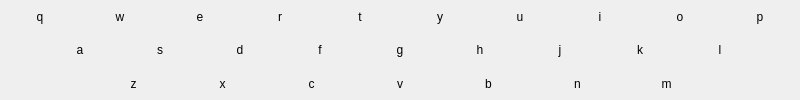
     <widget class="QWidget" name="alphaPage">
      <layout class="QVBoxLayout" name="verticalLayout_2">
       <property name="spacing">
        <number>0</number>
       </property>
       <property name="leftMargin">
        <number>0</number>
       </property>
       <property name="topMargin">
        <number>0</number>
       </property>
       <property name="rightMargin">
        <number>0</number>
       </property>
       <property name="bottomMargin">
        <number>0</number>
       </property>
       <item>
        <layout class="QHBoxLayout" name="horizontalLayout">
         <property name="spacing">
          <number>0</number>
         </property>
        </layout>
       </item>
       <item>
        <layout class="QHBoxLayout" name="horizontalLayout_2">
         <property name="spacing">
          <number>0</number>
         </property>
         <item>
          <widget class="QPushButton" name="qButton">
           <property name="sizePolicy">
            <sizepolicy hsizetype="Minimum" vsizetype="Preferred">
             <horstretch>0</horstretch>
             <verstretch>0</verstretch>
            </sizepolicy>
           </property>
           <property name="text">
            <string>q</string>
           </property>
           <property name="flat">
            <bool>true</bool>
           </property>
          </widget>
         </item>
         <item>
          <widget class="QPushButton" name="wButton">
           <property name="sizePolicy">
            <sizepolicy hsizetype="Minimum" vsizetype="Preferred">
             <horstretch>0</horstretch>
             <verstretch>0</verstretch>
            </sizepolicy>
           </property>
           <property name="text">
            <string>w</string>
           </property>
           <property name="flat">
            <bool>true</bool>
           </property>
          </widget>
         </item>
         <item>
          <widget class="QPushButton" name="eButton">
           <property name="sizePolicy">
            <sizepolicy hsizetype="Minimum" vsizetype="Preferred">
             <horstretch>0</horstretch>
             <verstretch>0</verstretch>
            </sizepolicy>
           </property>
           <property name="text">
            <string>e</string>
           </property>
           <property name="flat">
            <bool>true</bool>
           </property>
          </widget>
         </item>
         <item>
          <widget class="QPushButton" name="rButton">
           <property name="sizePolicy">
            <sizepolicy hsizetype="Minimum" vsizetype="Preferred">
             <horstretch>0</horstretch>
             <verstretch>0</verstretch>
            </sizepolicy>
           </property>
           <property name="text">
            <string>r</string>
           </property>
           <property name="flat">
            <bool>true</bool>
           </property>
          </widget>
         </item>
         <item>
          <widget class="QPushButton" name="tButton">
           <property name="sizePolicy">
            <sizepolicy hsizetype="Minimum" vsizetype="Preferred">
             <horstretch>0</horstretch>
             <verstretch>0</verstretch>
            </sizepolicy>
           </property>
           <property name="text">
            <string>t</string>
           </property>
           <property name="flat">
            <bool>true</bool>
           </property>
          </widget>
         </item>
         <item>
          <widget class="QPushButton" name="yButton">
           <property name="sizePolicy">
            <sizepolicy hsizetype="Minimum" vsizetype="Preferred">
             <horstretch>0</horstretch>
             <verstretch>0</verstretch>
            </sizepolicy>
           </property>
           <property name="text">
            <string>y</string>
           </property>
           <property name="flat">
            <bool>true</bool>
           </property>
          </widget>
         </item>
         <item>
          <widget class="QPushButton" name="uButton">
           <property name="sizePolicy">
            <sizepolicy hsizetype="Minimum" vsizetype="Preferred">
             <horstretch>0</horstretch>
             <verstretch>0</verstretch>
            </sizepolicy>
           </property>
           <property name="text">
            <string>u</string>
           </property>
           <property name="flat">
            <bool>true</bool>
           </property>
          </widget>
         </item>
         <item>
          <widget class="QPushButton" name="iButton">
           <property name="sizePolicy">
            <sizepolicy hsizetype="Minimum" vsizetype="Preferred">
             <horstretch>0</horstretch>
             <verstretch>0</verstretch>
            </sizepolicy>
           </property>
           <property name="text">
            <string>i</string>
           </property>
           <property name="flat">
            <bool>true</bool>
           </property>
          </widget>
         </item>
         <item>
          <widget class="QPushButton" name="oButton">
           <property name="sizePolicy">
            <sizepolicy hsizetype="Minimum" vsizetype="Preferred">
             <horstretch>0</horstretch>
             <verstretch>0</verstretch>
            </sizepolicy>
           </property>
           <property name="text">
            <string>o</string>
           </property>
           <property name="flat">
            <bool>true</bool>
           </property>
          </widget>
         </item>
         <item>
          <widget class="QPushButton" name="pButton">
           <property name="sizePolicy">
            <sizepolicy hsizetype="Minimum" vsizetype="Preferred">
             <horstretch>0</horstretch>
             <verstretch>0</verstretch>
            </sizepolicy>
           </property>
           <property name="text">
            <string>p</string>
           </property>
           <property name="flat">
            <bool>true</bool>
           </property>
          </widget>
         </item>
        </layout>
       </item>
       <item>
        <layout class="QHBoxLayout" name="horizontalLayout_3">
         <property name="spacing">
          <number>0</number>
         </property>
         <item>
          <spacer name="horizontalSpacer">
           <property name="orientation">
            <enum>Qt::Horizontal</enum>
           </property>
           <property name="sizeType">
            <enum>QSizePolicy::Fixed</enum>
           </property>
           <property name="sizeHint" stdset="0">
            <size>
             <width>40</width>
             <height>20</height>
            </size>
           </property>
          </spacer>
         </item>
         <item>
          <widget class="QPushButton" name="aButton">
           <property name="sizePolicy">
            <sizepolicy hsizetype="Minimum" vsizetype="Preferred">
             <horstretch>0</horstretch>
             <verstretch>0</verstretch>
            </sizepolicy>
           </property>
           <property name="text">
            <string>a</string>
           </property>
           <property name="flat">
            <bool>true</bool>
           </property>
          </widget>
         </item>
         <item>
          <widget class="QPushButton" name="sButton">
           <property name="sizePolicy">
            <sizepolicy hsizetype="Minimum" vsizetype="Preferred">
             <horstretch>0</horstretch>
             <verstretch>0</verstretch>
            </sizepolicy>
           </property>
           <property name="text">
            <string>s</string>
           </property>
           <property name="flat">
            <bool>true</bool>
           </property>
          </widget>
         </item>
         <item>
          <widget class="QPushButton" name="dButton">
           <property name="sizePolicy">
            <sizepolicy hsizetype="Minimum" vsizetype="Preferred">
             <horstretch>0</horstretch>
             <verstretch>0</verstretch>
            </sizepolicy>
           </property>
           <property name="text">
            <string>d</string>
           </property>
           <property name="flat">
            <bool>true</bool>
           </property>
          </widget>
         </item>
         <item>
          <widget class="QPushButton" name="fButton">
           <property name="sizePolicy">
            <sizepolicy hsizetype="Minimum" vsizetype="Preferred">
             <horstretch>0</horstretch>
             <verstretch>0</verstretch>
            </sizepolicy>
           </property>
           <property name="text">
            <string>f</string>
           </property>
           <property name="flat">
            <bool>true</bool>
           </property>
          </widget>
         </item>
         <item>
          <widget class="QPushButton" name="gButton">
           <property name="sizePolicy">
            <sizepolicy hsizetype="Minimum" vsizetype="Preferred">
             <horstretch>0</horstretch>
             <verstretch>0</verstretch>
            </sizepolicy>
           </property>
           <property name="text">
            <string>g</string>
           </property>
           <property name="flat">
            <bool>true</bool>
           </property>
          </widget>
         </item>
         <item>
          <widget class="QPushButton" name="hButton">
           <property name="sizePolicy">
            <sizepolicy hsizetype="Minimum" vsizetype="Preferred">
             <horstretch>0</horstretch>
             <verstretch>0</verstretch>
            </sizepolicy>
           </property>
           <property name="text">
            <string>h</string>
           </property>
           <property name="flat">
            <bool>true</bool>
           </property>
          </widget>
         </item>
         <item>
          <widget class="QPushButton" name="jButton">
           <property name="sizePolicy">
            <sizepolicy hsizetype="Minimum" vsizetype="Preferred">
             <horstretch>0</horstretch>
             <verstretch>0</verstretch>
            </sizepolicy>
           </property>
           <property name="text">
            <string>j</string>
           </property>
           <property name="flat">
            <bool>true</bool>
           </property>
          </widget>
         </item>
         <item>
          <widget class="QPushButton" name="kButton">
           <property name="sizePolicy">
            <sizepolicy hsizetype="Minimum" vsizetype="Preferred">
             <horstretch>0</horstretch>
             <verstretch>0</verstretch>
            </sizepolicy>
           </property>
           <property name="text">
            <string>k</string>
           </property>
           <property name="flat">
            <bool>true</bool>
           </property>
          </widget>
         </item>
         <item>
          <widget class="QPushButton" name="lButton">
           <property name="sizePolicy">
            <sizepolicy hsizetype="Minimum" vsizetype="Preferred">
             <horstretch>0</horstretch>
             <verstretch>0</verstretch>
            </sizepolicy>
           </property>
           <property name="text">
            <string>l</string>
           </property>
           <property name="flat">
            <bool>true</bool>
           </property>
          </widget>
         </item>
         <item>
          <spacer name="horizontalSpacer_2">
           <property name="orientation">
            <enum>Qt::Horizontal</enum>
           </property>
           <property name="sizeType">
            <enum>QSizePolicy::Fixed</enum>
           </property>
           <property name="sizeHint" stdset="0">
            <size>
             <width>40</width>
             <height>20</height>
            </size>
           </property>
          </spacer>
         </item>
        </layout>
       </item>
       <item>
        <layout class="QHBoxLayout" name="horizontalLayout_4">
         <property name="spacing">
          <number>0</number>
         </property>
         <item>
          <widget class="QPushButton" name="shift">
           <property name="sizePolicy">
            <sizepolicy hsizetype="Minimum" vsizetype="Preferred">
             <horstretch>0</horstretch>
             <verstretch>0</verstretch>
            </sizepolicy>
           </property>
           <property name="text">
            <string/>
           </property>
           <property name="icon">
            <iconset theme="input-caps-on">
             <normaloff>.</normaloff>.</iconset>
           </property>
           <property name="checkable">
            <bool>true</bool>
           </property>
           <property name="flat">
            <bool>true</bool>
           </property>
          </widget>
         </item>
         <item>
          <widget class="QPushButton" name="zButton">
           <property name="sizePolicy">
            <sizepolicy hsizetype="Minimum" vsizetype="Preferred">
             <horstretch>0</horstretch>
             <verstretch>0</verstretch>
            </sizepolicy>
           </property>
           <property name="text">
            <string>z</string>
           </property>
           <property name="flat">
            <bool>true</bool>
           </property>
          </widget>
         </item>
         <item>
          <widget class="QPushButton" name="xButton">
           <property name="sizePolicy">
            <sizepolicy hsizetype="Minimum" vsizetype="Preferred">
             <horstretch>0</horstretch>
             <verstretch>0</verstretch>
            </sizepolicy>
           </property>
           <property name="text">
            <string>x</string>
           </property>
           <property name="flat">
            <bool>true</bool>
           </property>
          </widget>
         </item>
         <item>
          <widget class="QPushButton" name="cButton">
           <property name="sizePolicy">
            <sizepolicy hsizetype="Minimum" vsizetype="Preferred">
             <horstretch>0</horstretch>
             <verstretch>0</verstretch>
            </sizepolicy>
           </property>
           <property name="text">
            <string>c</string>
           </property>
           <property name="flat">
            <bool>true</bool>
           </property>
          </widget>
         </item>
         <item>
          <widget class="QPushButton" name="vButton">
           <property name="sizePolicy">
            <sizepolicy hsizetype="Minimum" vsizetype="Preferred">
             <horstretch>0</horstretch>
             <verstretch>0</verstretch>
            </sizepolicy>
           </property>
           <property name="text">
            <string>v</string>
           </property>
           <property name="flat">
            <bool>true</bool>
           </property>
          </widget>
         </item>
         <item>
          <widget class="QPushButton" name="bButton">
           <property name="sizePolicy">
            <sizepolicy hsizetype="Minimum" vsizetype="Preferred">
             <horstretch>0</horstretch>
             <verstretch>0</verstretch>
            </sizepolicy>
           </property>
           <property name="text">
            <string>b</string>
           </property>
           <property name="flat">
            <bool>true</bool>
           </property>
          </widget>
         </item>
         <item>
          <widget class="QPushButton" name="nButton">
           <property name="sizePolicy">
            <sizepolicy hsizetype="Minimum" vsizetype="Preferred">
             <horstretch>0</horstretch>
             <verstretch>0</verstretch>
            </sizepolicy>
           </property>
           <property name="text">
            <string>n</string>
           </property>
           <property name="flat">
            <bool>true</bool>
           </property>
          </widget>
         </item>
         <item>
          <widget class="QPushButton" name="mButton">
           <property name="sizePolicy">
            <sizepolicy hsizetype="Minimum" vsizetype="Preferred">
             <horstretch>0</horstretch>
             <verstretch>0</verstretch>
            </sizepolicy>
           </property>
           <property name="text">
            <string>m</string>
           </property>
           <property name="flat">
            <bool>true</bool>
           </property>
          </widget>
         </item>
         <item>
          <widget class="QPushButton" name="backspace">
           <property name="sizePolicy">
            <sizepolicy hsizetype="Minimum" vsizetype="Preferred">
             <horstretch>0</horstretch>
             <verstretch>0</verstretch>
            </sizepolicy>
           </property>
           <property name="text">
            <string/>
           </property>
           <property name="icon">
            <iconset theme="go-previous">
             <normaloff>.</normaloff>.</iconset>
           </property>
           <property name="flat">
            <bool>true</bool>
           </property>
          </widget>
         </item>
        </layout>
       </item>
      </layout>
     </widget>
